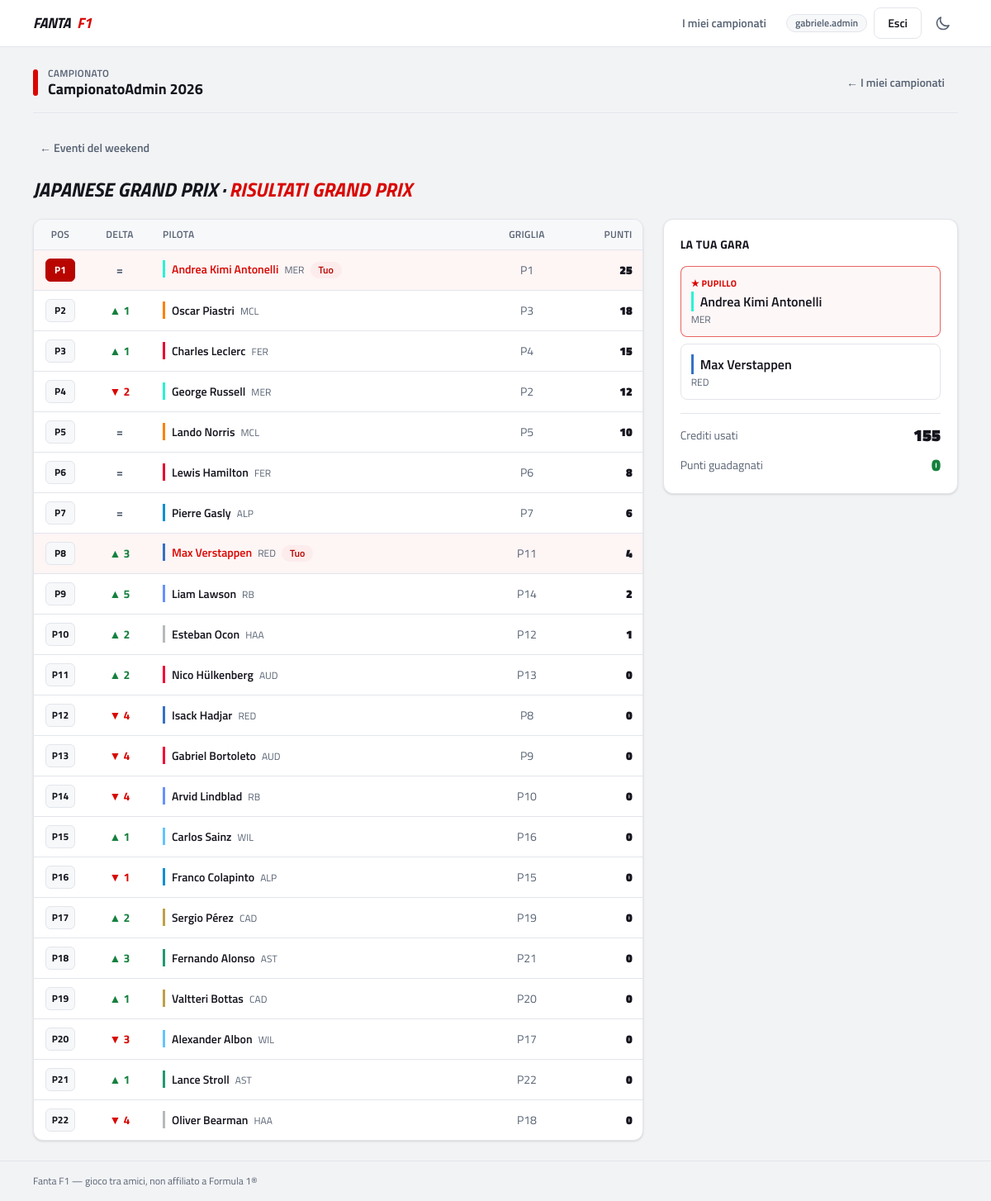
/dashboard/championships/2/weekend/51/race/regular/35/results/ (signed in), run on an earlier commit of the app's database.
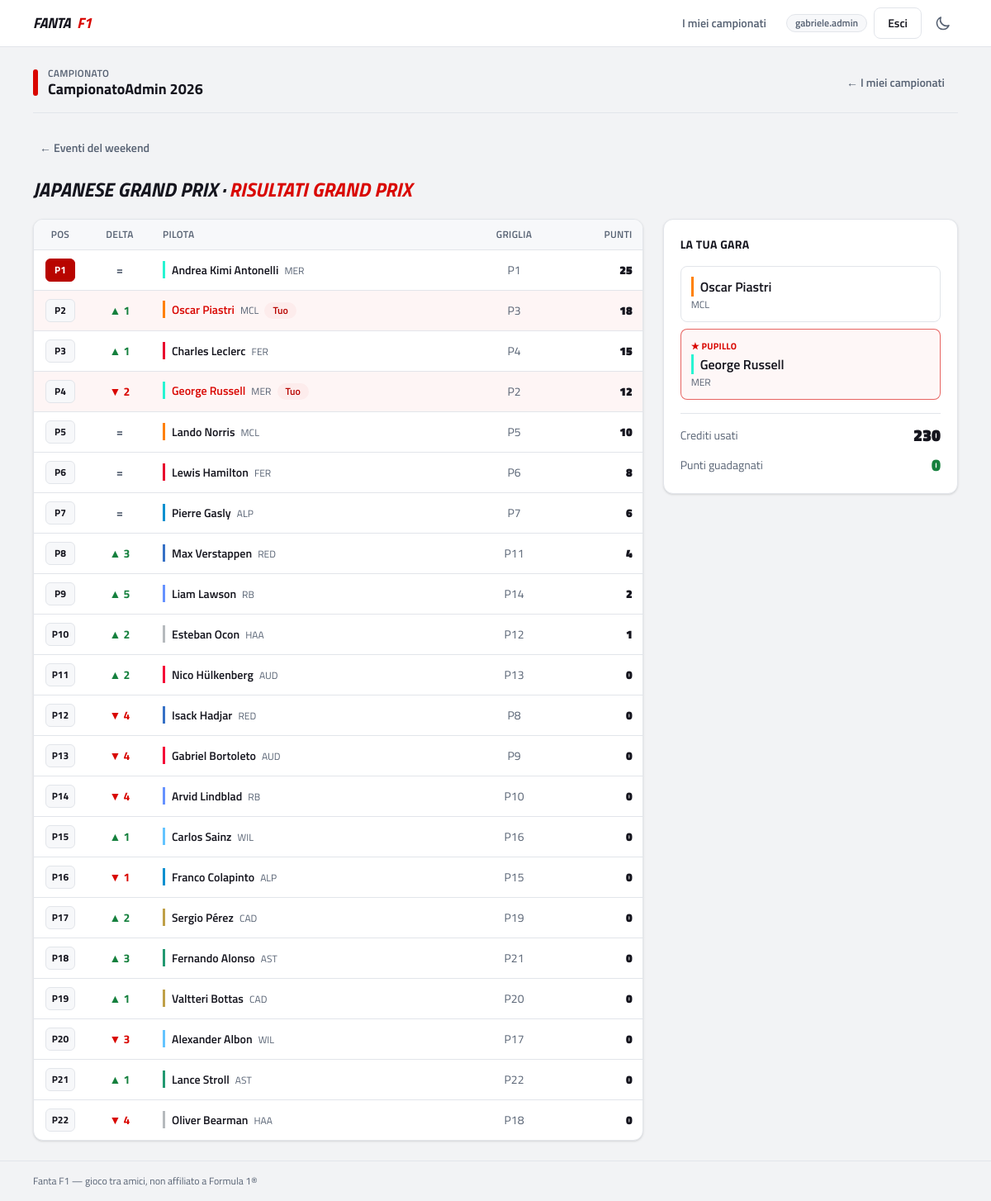
And on a later commit of the database.
### fantaApp/models.py (models this page shows, shortened)
class CustomUser(AbstractUser):
    class UserType(models.TextChoices):
        USER = 'user', 'User'
        PREMIUM = 'premium', 'Premium'
        STAFF = 'staff', 'Staff'
        ADMIN = 'admin', 'Admin'
    user_type = models.CharField(
        max_length=10,
        choices=UserType.choices,
        default=UserType.USER
    )
    email = models.EmailField(unique=True, blank=False, null=False)
    birthday = models.DateField(null=True, blank=True)
    created_at = models.DateTimeField(auto_now_add=True)
    modified_at = models.DateTimeField(null=True, blank=True)
    deleted_at = models.DateTimeField(null=True, blank=True)
    active = models.BooleanField(default=True)
    objects = CustomUserManager()
    from django.db import models

class Championship(models.Model):
    name = models.CharField(max_length=100)
    year = models.IntegerField()
    active = models.BooleanField(default=True)
    is_private = models.BooleanField(default=True)
    created_at = models.DateTimeField(auto_now_add=True)
    class Meta:
        unique_together = [('name', 'year')]

class Weekend(models.Model):
    WEEKEND_TYPES = [
        ('regular', 'Regular Weekend'),
        ('sprint', 'Sprint Weekend')
    ]
    circuit = models.ForeignKey(Circuit, on_delete=models.CASCADE)
    event_name = models.CharField(max_length=100)
    round_number = models.PositiveSmallIntegerField(null=False)
    season = models.PositiveSmallIntegerField(null=False)
    weekend_type = models.CharField(max_length=20, choices = WEEKEND_TYPES, default='regular')
    fp1_start = models.DateTimeField(null=True, blank=True)
    fp2_start = models.DateTimeField(null=True, blank=True)
    fp3_start = models.DateTimeField(null=True, blank=True)
    sprint_start = models.DateTimeField(null=True, blank=True)
    sprint_qualifying_start = models.DateTimeField(null=True, blank=True)
    qualifying_start = models.DateTimeField(null=True, blank=True)
    race_start = models.DateTimeField(null=True, blank=True)
    created_at = models.DateTimeField(auto_now_add=True)
    modified_at = models.DateTimeField(auto_now=True)
    deleted_at = models.DateTimeField(null=True, blank=True)
    class Meta:
        ordering = ['season', 'round_number']
        unique_together = ('season', 'round_number')

class RaceResult(models.Model):
    STATUS_CHOICES = [
        ('Finished', 'Finished'),
        ('Retired', 'Did Not Finish'),
        ('Lapped', 'Lapped'),
        ('Disqualified', 'Disqualified'),
        ('Did not start', 'DNS'),
    ]
    race = models.ForeignKey('Race', on_delete=models.CASCADE, related_name='entries')
    driver = models.ForeignKey('Driver', on_delete=models.CASCADE)
    position = models.IntegerField(null=True, blank=True)
    status = models.CharField(max_length=20, choices=STATUS_CHOICES)
    starting_grid = models.IntegerField(null=True, blank=True)
    points = models.IntegerField(default=0)
    best_lap = models.SmallIntegerField(null=True, blank=True)
    fast_lap = models.DurationField(null=True, blank=True)
    class Meta:
        unique_together = ('race', 'driver')
        ordering = ['race', 'position']

class Driver(models.Model):
    first_name = models.CharField(max_length=50)
    last_name = models.CharField(max_length=50)
    number = models.PositiveSmallIntegerField(null=True, blank=True)
    short_name = models.CharField(max_length=3)
    team = models.ForeignKey('Team', on_delete=models.CASCADE)
    season = models.PositiveSmallIntegerField()
    api_id = models.CharField(max_length=50,unique= True)
    created_at = models.DateTimeField(auto_now_add=True)
    modified_at = models.DateTimeField(auto_now=True)
    deleted_at = models.DateTimeField(null=True, blank=True)
    active = models.BooleanField(default=True)
    is_valid = models.BooleanField(default=True)
    class Meta:
        ordering = ['team__name', 'first_name'] #serve a far tornare sempre i piloti in ordine alfabetico, raggruppati per squadra
        unique_together = ('number', 'season')

class Team(models.Model):
    name = models.CharField(max_length=50)
    short_name = models.CharField(max_length=3)
    api_id = models.CharField(max_length=50,unique= True)
    nationality = models.CharField(max_length=50)
    created_at = models.DateTimeField(auto_now_add=True)
    modified_at = models.DateTimeField(auto_now=True)
    deleted_at = models.DateTimeField(null=True, blank=True)
    active = models.BooleanField(default=True)
    class Meta:
        ordering = ['name'] #serve a far tornare sempre i piloti in ordine alfabetico

class AbstractPlayerChoice(models.Model):
    player = models.ForeignKey(ChampionshipPlayer, on_delete=models.CASCADE)
    driver = models.ForeignKey(Driver, on_delete=models.PROTECT)
    created_at = models.DateTimeField(auto_now_add=True)
    class Meta:
        abstract = True
        indexes = [models.Index(fields=["player", "driver"])]

class PlayerRaceChoice(AbstractPlayerChoice):
    race = models.ForeignKey(Race, on_delete=models.CASCADE)
    spent_amount = models.PositiveIntegerField()
    credit_applied = models.BooleanField(default=False)
    is_pupillo = models.BooleanField(default=False)
    class Meta(AbstractPlayerChoice.Meta):
        unique_together = [("player", "race", "driver")]

### fantaApp/views/weekend.py (the view)
def regular_race_results(request, championship_id, weekend_id, event_id):
    return _render_race_results_page(
        request,
        championship_id,
        weekend_id,
        event_id,
        race_type="regular",
        race_label="Grand Prix",
    )

### fantaApp/views/weekend.py (called while the page is built)
def _base_context(request, championship_id: int, weekend_id: int):
    championship = get_object_or_404(Championship, pk=championship_id)
    weekend      = get_object_or_404(Weekend, pk=weekend_id)
    player       = request.user.championshipplayer_set.get(championship=championship)
    return championship, weekend, player

### fantaApp/templates/fantaApp/race_results.html (shortened to what this page needs)
{% extends 'fantaApp/championship_flow_base.html' %}
{% block championship_content %}
<a href="{% url 'weekend_details' championship.id weekend.id %}" class="btn-ghost mb-4 -ml-2 text-sm">← Eventi del weekend</a>
<h2 class="mb-5 text-2xl font-black uppercase italic">
  {{ weekend.event_name }} · <span class="text-accent">Risultati {{ race_label }}</span>
</h2>
{% if results %}
<div class="grid items-start gap-6 lg:grid-cols-3">
  <div class="card overflow-x-auto lg:col-span-2">
    <table class="table-clean min-w-[560px]">
      <thead>
        <tr>
          <th class="w-16 !text-center">Pos</th>
          <th class="w-20 !text-center">Delta</th>
          <th>Pilota</th>
          <th class="w-20 !text-center">Griglia</th>
          <th class="!text-right">Punti</th>
        </tr>
      </thead>
      <tbody>
        {% for result in results %}
        <tr {% if result.driver_id in selected_driver_ids %}class="row-selected"{% endif %}>
          <td class="text-center">
            <span class="pos-badge {% if result.position == 1 %}!bg-accent-strong !text-white !border-accent-strong{% endif %}">
              {% if result.position %}P{{ result.position }}{% else %}—{% endif %}
            </span>
          </td>
          <td class="text-center text-sm font-bold">
            {% if result.position_delta is not None %}
              {% if result.position_delta > 0 %}
                <span class="text-ok">▲ {{ result.position_delta }}</span>
              {% elif result.position_delta < 0 %}
                <span class="text-accent">▼ {{ result.position_delta|cut:"-" }}</span>
              {% else %}
                <span class="text-muted">=</span>
              {% endif %}
            {% else %}
              <span class="text-muted">—</span>
            {% endif %}
          </td>
          <td class="team-{{ result.driver.team.short_name|slugify }}">
            <span class="team-chip {% if result.driver_id in selected_driver_ids %}text-accent{% endif %}">
              {{ result.driver.first_name }} {{ result.driver.last_name }}
            </span>
            <span class="ml-1 text-xs text-muted">{{ result.driver.team.short_name }}</span>
            {% if result.driver_id in selected_driver_ids %}<span class="badge-accent ml-1">Tuo</span>{% endif %}
          </td>
          <td class="text-center text-muted">{% if result.starting_grid %}P{{ result.starting_grid }}{% else %}—{% endif %}</td>
          <td class="text-right font-black">{{ result.points }}</td>
        </tr>
        {% endfor %}
      </tbody>
    </table>
  </div>
  <aside class="card-pad lg:sticky lg:top-20">
    <h3 class="mb-4 text-sm font-bold uppercase tracking-wide">La tua gara</h3>
    <div class="mb-4 grid gap-2">
      {% if player_choices %}
        {% for choice in player_choices %}
          <div class="team-{{ choice.driver.team.short_name|slugify }} rounded-lg border p-3 {% if choice.is_pupillo %}border-accent/60 bg-accent-soft/40{% else %}border-line bg-surface{% endif %}">
            {% if event.type == 'regular' and choice.is_pupillo %}
              <p class="mb-0.5 text-[11px] font-bold uppercase tracking-wide text-accent">★ Pupillo</p>
            {% endif %}
            <p class="team-chip">{{ choice.driver.first_name }} {{ choice.driver.last_name }}</p>
            <p class="mt-0.5 text-xs text-muted">{{ choice.driver.team.short_name }}</p>
          </div>
        {% endfor %}
      {% else %}
        <div class="rounded-lg border border-dashed border-line p-3 text-sm text-muted">
          Non hai effettuato nessuna scelta per questa gara.
        </div>
      {% endif %}
    </div>
    <dl class="space-y-2 border-t border-line pt-3">
      <div class="flex items-center justify-between">
        <dt class="text-sm text-muted">Crediti usati</dt>
        <dd class="text-xl font-black">{{ player_credit_used|default:0 }}</dd>
      </div>
      <div class="flex items-center justify-between">
        <dt class="text-sm text-muted">Punti guadagnati</dt>
        <dd class="text-xl font-black text-ok">{{ player_weekend_points|default:0 }}</dd>
      </div>
    </dl>
  </aside>
</div>
{% else %}
  <div class="card-pad text-center text-sm text-muted">
    I risultati ufficiali della {{ race_label }} non sono ancora disponibili.
  </div>
{% endif %}
{% endblock %}

### fantaApp/templates/fantaApp/championship_flow_base.html
{% extends "fantaApp/base.html" %}
{% block content %}
<div class="mb-6 flex flex-wrap items-center justify-between gap-3 border-b border-line pb-4">
  <div class="flex items-center gap-3">
    <span class="h-8 w-1.5 rounded-full bg-accent"></span>
    <div>
      <p class="text-xs font-semibold uppercase tracking-wide text-muted">Campionato</p>
      <h1 class="text-lg font-bold leading-tight">
        {% block championship_banner_link %}
          <a href="{% url 'championship_dashboard' championship.id %}" class="hover:text-accent">
            {{ championship.name }} {{ championship.year }}
          </a>
        {% endblock %}
      </h1>
    </div>
  </div>
  <a href="{% url 'user_dashboard' %}" class="btn-ghost text-sm">← I miei campionati</a>
</div>
{% block championship_content %}{% endblock %}
{% endblock %}

### fantaApp/templates/fantaApp/base.html (shortened to what this page needs)
{% load static %}
<!doctype html>
<html lang="it">
  <head>
    <link rel="stylesheet" href="{% static 'fantaApp/css/main.css' %}" />
  </head>
  <body class="flex min-h-screen flex-col">
    <header class="sticky top-0 z-40 border-b border-line bg-surface/95 backdrop-blur">
      <nav class="mx-auto flex h-14 max-w-6xl items-center justify-between gap-4 px-4">
        <a href="{% url 'home' %}" class="flex items-center gap-2 text-lg font-black uppercase italic tracking-tight">
          Fanta<span class="text-accent">F1</span>
        </a>
        <div class="flex items-center gap-2">
          <div id="nav-menu" class="hidden absolute left-0 right-0 top-14 flex-col gap-1 border-b border-line bg-surface p-3 sm:static sm:flex sm:flex-row sm:items-center sm:gap-2 sm:border-0 sm:bg-transparent sm:p-0">
            {% if user.is_authenticated %}
              <a href="{% url 'user_dashboard' %}" class="btn-ghost">I miei campionati</a>
              <span class="badge-muted hidden sm:inline-flex" title="Utente connesso">{{ user.username }}</span>
              <form method="post" action="{% url 'logout' %}" class="contents">
                <button type="submit" class="btn-secondary">Esci</button>
              </form>
            {% else %}
              <a href="{% url 'login' %}" class="btn-ghost">Accedi</a>
              <a href="{% url 'register' %}" class="btn-primary">Registrati</a>
            {% endif %}
          </div>
          <button id="theme-toggle" type="button" class="btn-ghost !px-2" aria-label="Cambia tema chiaro/scuro">
            <svg class="h-5 w-5 dark:hidden" fill="none" viewBox="0 0 24 24" stroke="currentColor" stroke-width="2">
              <path stroke-linecap="round" stroke-linejoin="round" d="M20.354 15.354A9 9 0 018.646 3.646 9.003 9.003 0 0012 21a9.003 9.003 0 008.354-5.646z" />
            </svg>
          </button>
        </div>
      </nav>
    </header>
    <main class="mx-auto w-full max-w-6xl flex-1 px-4 py-6">
      {% block content %}{% endblock %}
    </main>
    <footer class="border-t border-line py-4">
      <p class="mx-auto max-w-6xl px-4 text-xs text-muted">
        Fanta F1 — gioco tra amici, non affiliato a Formula 1&reg;
      </p>
    </footer>
  </body>
</html>

### fantaApp/static/fantaApp/css/main.css (style rules this page uses)
:root { --bg-base:#f2f3f5;--bg-surface:#fff;--bg-surface-2:#f7f8fa;--text-ink:#15151e;--text-muted:#576273;--border-line:#e2e5ea;--accent:#d90600;--accent-strong:#b80500;--accent-soft:#fdecec;--ok:#15803d;--ok-soft:#e8f7ee;--warn:#b45309;--warn-soft:#fdf3e3 }
.team-fer { --team:#e8002d }
.team-mer { --team:#27f4d2 }
.team-red { --team:#3671c6 }
.team-mcl { --team:#ff8000 }
.team-ast { --team:#229971 }
.team-alp { --team:#0090d0 }
.team-wil { --team:#64c4ff }
.team-rb { --team:#6692ff }
.team-haa { --team:#b6babd }
.team-aud { --team:#f50537 }
.team-cad { --team:#bfa048 }

What changed in the data, as far as the page shows it:
removed PlayerRaceChoice: is_pupillo "★ PUPILLO", driver.first_name "Andrea Kimi", driver.last_name "Antonelli", driver.team.short_name "MER"
removed PlayerRaceChoice: driver.first_name "Max", driver.last_name "Verstappen", driver.team.short_name "RED", is_pupillo False (drawn)
shown differently, row unchanged: RaceResult "Andrea Kimi": no longer shows "Tuo"
shown differently, row unchanged: RaceResult "Oscar": now shows "Tuo"
shown differently, row unchanged: RaceResult "George": now shows "Tuo"
shown differently, row unchanged: RaceResult "Max": no longer shows "Tuo"
added PlayerRaceChoice: driver.first_name "Oscar", driver.last_name "Piastri", driver.team.short_name "MCL", is_pupillo False (drawn)
added PlayerRaceChoice: is_pupillo "★ PUPILLO", driver.first_name "George", driver.last_name "Russell", driver.team.short_name "MER"
Also different on the page:
{{ player_credit_used|default:0 }}: "155" → "230"
